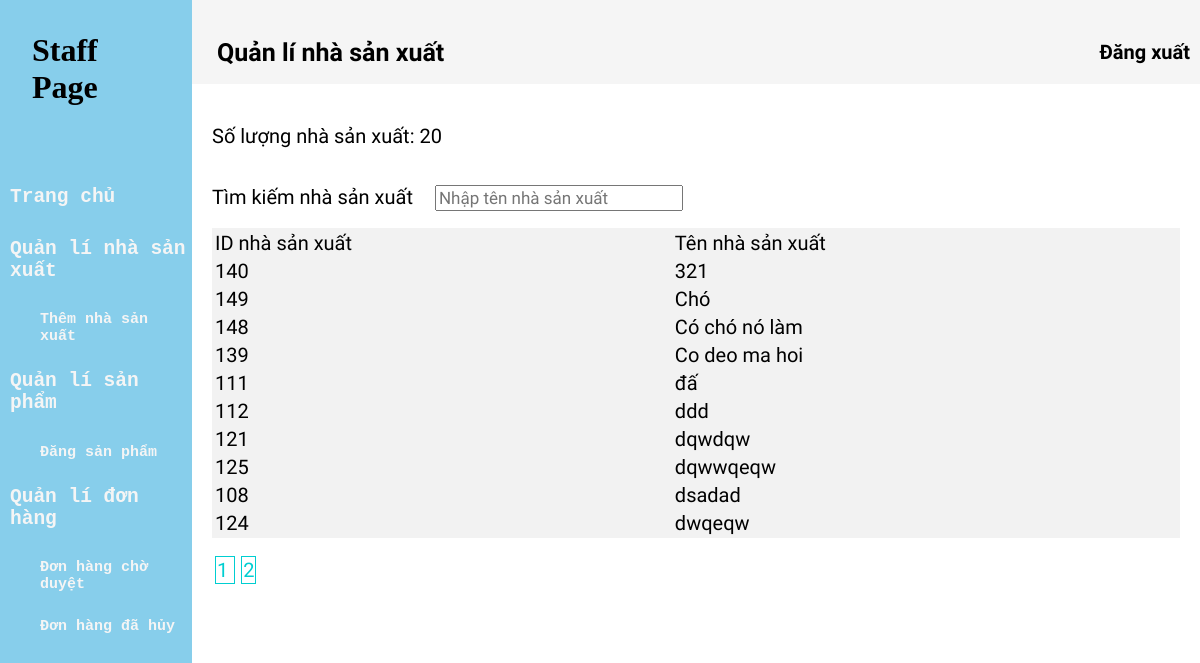
The page /staff/manufacturer_manage.php (signed in) on the database as committed earlier.
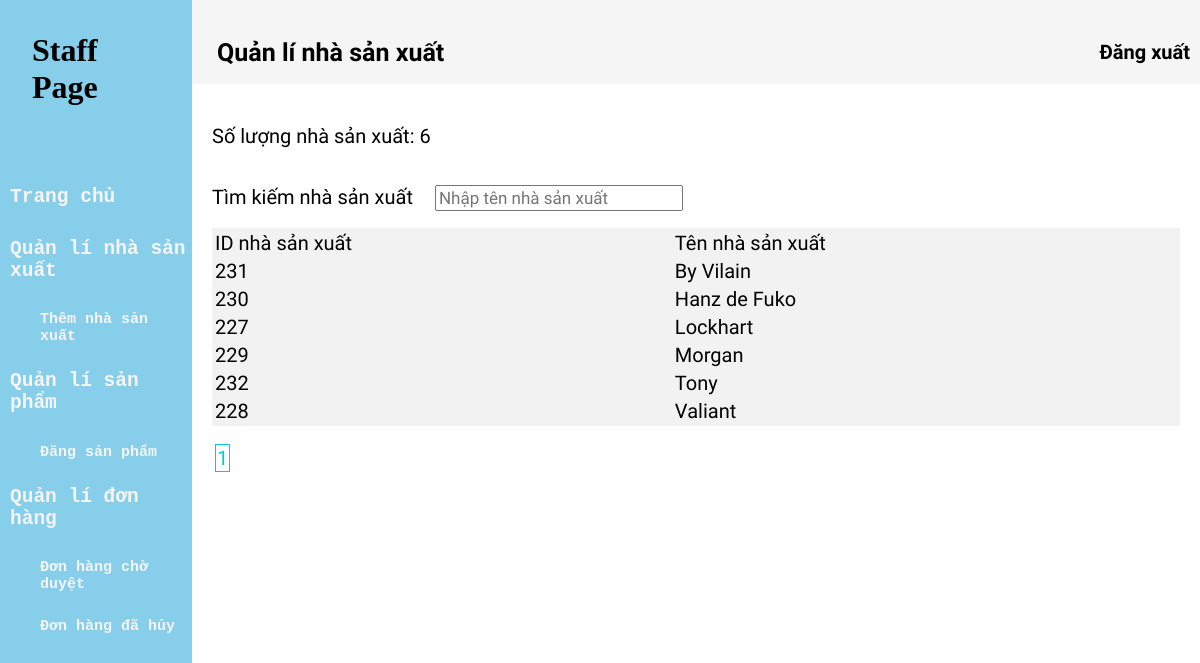
The same page on the database as committed later.
### tables this page shows
CREATE TABLE `manufacturer` (
  `manufacturer_id` int(11) NOT NULL,
  `manufacturer_name` varchar(200) NOT NULL
);

### extra/pagi1.php (called while the page is built, shortened)
<?php
if(isset($_GET['page'])){
	$page=$_GET['page'];
}else $page=1;
$search='';

### extra/pagi2.php (called while the page is built)
<?php
$total_page=ceil($result/$items);
$skip= $items*($page-1);

### staff/manufacturer_manage.php (the view, shortened to what this page needs)
<!DOCTYPE html>
<html>
<head>
	<link rel="stylesheet" type="text/css" href="staff.css">
</head>
<body>
	<?php include 'theme_staff.php' ?>
	<div class="div-phai"  >
		<head>
			<div class="div-tren">
				<a href="#" class="div-tren-trai">Quản lí nhà sản xuất</a>
				<a href="../in_and_out/signout.php" class="logout">Đăng xuất</a>
			</div>
		</head>
		<main style="padding:1em;height:auto;font-size: 20px;font-family: Nunito Sans, monospace;">
			<?php
			include '../extra/connect.php';
			require_once '../extra/pagi1.php';
			$items=10;
			$result=mysqli_query($connect,"select count(*) as total_manu from manufacturer where manufacturer_name like '%$search%'")->fetch_array()["total_manu"];
			require_once '../extra/pagi2.php';
			$sql="select * from manufacturer where manufacturer_name like '%$search%' limit $items offset $skip";
			?>
			<p>
				Số lượng nhà sản xuất: <?php echo $result; ?>
			</p>
			<form>
				Tìm kiếm nhà sản xuất
				<input type="text" name="search" placeholder="Nhập tên nhà sản xuất" value="<?php echo $search; ?>">
			</form>
			<table>
				<tr>
					<td>ID nhà sản xuất</td>
					<td>Tên nhà sản xuất</td>
				</tr>
				<?php
				$all_manu=mysqli_query($connect,$sql);
				foreach ($all_manu as $manu) {
					?>
					<tr>
						<td><?php echo $manu['manufacturer_id'] ?></td>
						<td><?php echo $manu['manufacturer_name'] ?></td>
					</tr>
				<?php } ?>
			</table>
			<?php require_once '../extra/pagi3.php'; ?>
		</main>
	</div>
</body>
</html>

### extra/pagi3.php
<div style="margin-top:1em">
	<?php for($i=1;$i<=$total_page;$i++){ ?>
		<a style="color: darkturquoise;border: 1px solid;margin: 3px;padding: 1px;" href="?page=<?php echo $i ?>&search=<?php echo $search ?>">
			<?php  echo $i; ?>
		</a>
	<?php	} ?>
</div>

Rows that differ between the two databases and show on the page:
removed manufacturer: manufacturer_id "140", manufacturer_name "321"
removed manufacturer: manufacturer_id "149", manufacturer_name "Chó"
removed manufacturer: manufacturer_id "148", manufacturer_name "Có chó nó làm"
removed manufacturer: manufacturer_id "139", manufacturer_name "Co deo ma hoi"
removed manufacturer: manufacturer_id "111", manufacturer_name "đấ"
removed manufacturer: manufacturer_id "112", manufacturer_name "ddd"
removed manufacturer: manufacturer_id "121", manufacturer_name "dqwdqw"
removed manufacturer: manufacturer_id "125", manufacturer_name "dqwwqeqw"
removed manufacturer: manufacturer_id "108", manufacturer_name "dsadad"
removed manufacturer: manufacturer_id "124", manufacturer_name "dwqeqw"
added manufacturer: manufacturer_id "231", manufacturer_name "By Vilain"
added manufacturer: manufacturer_id "230", manufacturer_name "Hanz de Fuko"
added manufacturer: manufacturer_id "227", manufacturer_name "Lockhart"
added manufacturer: manufacturer_id "229", manufacturer_name "Morgan"
added manufacturer: manufacturer_id "232", manufacturer_name "Tony"
added manufacturer: manufacturer_id "228", manufacturer_name "Valiant"
Other text that changed with them:
$result: "20" → "6"
list line gone: "2"
